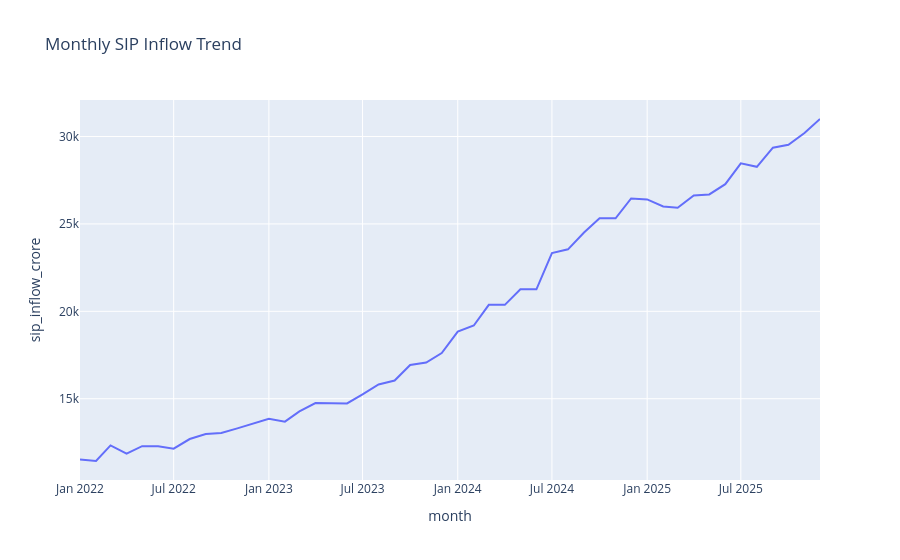

Here is the notebook cell this chart was saved with:
### Code cell
import plotly.express as px

fig = px.line(
    sip,
    x="month",
    y="sip_inflow_crore",
    title="Monthly SIP Inflow Trend"
)

fig.show()

### Figure 1 — Plotly figure (JSON) as saved in the notebook; plotly's stock layout.template omitted (floating-point values rounded to 4 significant figures)
{"data": [{"hovertemplate": "month=%{x}<br>sip_inflow_crore=%{y}<extra></extra>", "legendgroup": "", "line": {"color": "#636efa", "dash": "solid"}, "marker": {"symbol": "circle"}, "mode": "lines", "name": "", "orientation": "v", "showlegend": false, "type": "scatter", "x": ["2022-01", "2022-02", "2022-03", "2022-04", "2022-05", "2022-06", "2022-07", "2022-08", "2022-09", "2022-10", "2022-11", "2022-12", "2023-01", "2023-02", "2023-03", "2023-04", "2023-05", "2023-06", "2023-07", "2023-08", "2023-09", "2023-10", "2023-11", "2023-12", "2024-01", "2024-02", "2024-03", "2024-04", "2024-05", "2024-06", "2024-07", "2024-08", "2024-09", "2024-10", "2024-11", "2024-12", "2025-01", "2025-02", "2025-03", "2025-04", "2025-05", "2025-06", "2025-07", "2025-08", "2025-09", "2025-10", "2025-11", "2025-12"], "xaxis": "x", "y": [11517, 11438, 12328, 11863, 12286, 12276, 12140, 12694, 12976, 13040, 13306, 13573, 13856, 13687, 14276, 14749, 14749, 14734, 15245, 15814, 16042, 16928, 17073, 17610, 18838, 19187, 20371, 20371, 21262, 21262, 23332, 23547, 24509, 25323, 25320, 26459, 26400, 25999, 25926, 26632, 26688, 27274, 28464, 28265, 29361, 29529, 30200, 31002], "yaxis": "y"}], "layout": {"legend": {"tracegroupgap": 0}, "title": {"text": "Monthly SIP Inflow Trend"}, "xaxis": {"anchor": "y", "domain": [0, 1], "title": {"text": "month"}}, "yaxis": {"anchor": "x", "domain": [0, 1], "title": {"text": "sip_inflow_crore"}}}}
